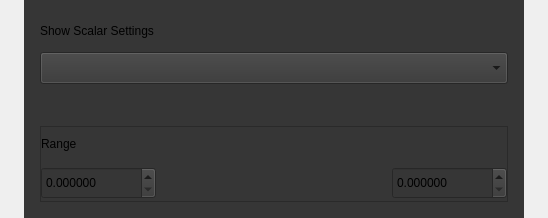
<?xml version="1.0" encoding="UTF-8"?>
<ui version="4.0">
 <class>FJColorStripeSettingsSingleScalar</class>
 <widget class="QWidget" name="FJColorStripeSettingsSingleScalar">
  <property name="geometry">
   <rect>
    <x>0</x>
    <y>0</y>
    <width>548</width>
    <height>218</height>
   </rect>
  </property>
  <property name="windowTitle">
   <string>Dialog</string>
  </property>
  <layout class="QVBoxLayout" name="verticalLayout_3">
   <property name="leftMargin">
    <number>24</number>
   </property>
   <property name="topMargin">
    <number>0</number>
   </property>
   <property name="rightMargin">
    <number>24</number>
   </property>
   <property name="bottomMargin">
    <number>0</number>
   </property>
   <item>
    <widget class="QWidget" name="widget" native="true">
     <property name="minimumSize">
      <size>
       <width>500</width>
       <height>0</height>
      </size>
     </property>
     <property name="maximumSize">
      <size>
       <width>500</width>
       <height>16777215</height>
      </size>
     </property>
     <property name="styleSheet">
      <string notr="true">background-color: #363636;</string>
     </property>
     <layout class="QVBoxLayout" name="verticalLayout_2">
      <property name="leftMargin">
       <number>16</number>
      </property>
      <property name="topMargin">
       <number>16</number>
      </property>
      <property name="rightMargin">
       <number>16</number>
      </property>
      <property name="bottomMargin">
       <number>16</number>
      </property>
      <item>
       <layout class="QHBoxLayout" name="horizontalLayout_2">
        <item>
         <widget class="QLabel" name="label">
          <property name="minimumSize">
           <size>
            <width>0</width>
            <height>30</height>
           </size>
          </property>
          <property name="maximumSize">
           <size>
            <width>16777215</width>
            <height>30</height>
           </size>
          </property>
          <property name="text">
           <string>Show Scalar Settings</string>
          </property>
         </widget>
        </item>
        <item>
         <spacer name="horizontalSpacer">
          <property name="orientation">
           <enum>Qt::Horizontal</enum>
          </property>
          <property name="sizeHint" stdset="0">
           <size>
            <width>40</width>
            <height>20</height>
           </size>
          </property>
         </spacer>
        </item>
       </layout>
      </item>
      <item>
       <widget class="QComboBox" name="comboBox">
        <property name="minimumSize">
         <size>
          <width>0</width>
          <height>32</height>
         </size>
        </property>
        <property name="maximumSize">
         <size>
          <width>16777215</width>
          <height>32</height>
         </size>
        </property>
       </widget>
      </item>
      <item>
       <widget class="QWidget" name="widget_bar" native="true">
        <property name="minimumSize">
         <size>
          <width>0</width>
          <height>30</height>
         </size>
        </property>
        <property name="maximumSize">
         <size>
          <width>16777215</width>
          <height>30</height>
         </size>
        </property>
       </widget>
      </item>
      <item>
       <widget class="QFrame" name="frame">
        <property name="frameShape">
         <enum>QFrame::StyledPanel</enum>
        </property>
        <property name="frameShadow">
         <enum>QFrame::Raised</enum>
        </property>
        <layout class="QVBoxLayout" name="verticalLayout">
         <property name="leftMargin">
          <number>0</number>
         </property>
         <property name="topMargin">
          <number>0</number>
         </property>
         <property name="rightMargin">
          <number>0</number>
         </property>
         <property name="bottomMargin">
          <number>0</number>
         </property>
         <item>
          <layout class="QHBoxLayout" name="horizontalLayout_3">
           <item>
            <widget class="QLabel" name="label_range">
             <property name="minimumSize">
              <size>
               <width>0</width>
               <height>30</height>
              </size>
             </property>
             <property name="maximumSize">
              <size>
               <width>16777215</width>
               <height>30</height>
              </size>
             </property>
             <property name="text">
              <string>Range</string>
             </property>
            </widget>
           </item>
           <item>
            <spacer name="horizontalSpacer_2">
             <property name="orientation">
              <enum>Qt::Horizontal</enum>
             </property>
             <property name="sizeHint" stdset="0">
              <size>
               <width>40</width>
               <height>20</height>
              </size>
             </property>
            </spacer>
           </item>
          </layout>
         </item>
         <item>
          <layout class="QHBoxLayout" name="horizontalLayout">
           <property name="spacing">
            <number>12</number>
           </property>
           <item>
            <widget class="QDoubleSpinBox" name="spinBox_min">
             <property name="minimumSize">
              <size>
               <width>115</width>
               <height>32</height>
              </size>
             </property>
             <property name="maximumSize">
              <size>
               <width>115</width>
               <height>32</height>
              </size>
             </property>
             <property name="decimals">
              <number>6</number>
             </property>
             <property name="singleStep">
              <double>0.050000000000000</double>
             </property>
            </widget>
           </item>
           <item>
            <widget class="FJDoubleSlider" name="horizontalSlider" native="true"/>
           </item>
           <item>
            <widget class="QDoubleSpinBox" name="spinBox_max">
             <property name="minimumSize">
              <size>
               <width>115</width>
               <height>32</height>
              </size>
             </property>
             <property name="maximumSize">
              <size>
               <width>115</width>
               <height>32</height>
              </size>
             </property>
             <property name="decimals">
              <number>6</number>
             </property>
             <property name="singleStep">
              <double>0.050000000000000</double>
             </property>
            </widget>
           </item>
          </layout>
         </item>
        </layout>
       </widget>
      </item>
     </layout>
    </widget>
   </item>
  </layout>
 </widget>
 <customwidgets>
  <customwidget>
   <class>FJDoubleSlider</class>
   <extends>QWidget</extends>
   <header>fjdoubleslider.h</header>
   <container>1</container>
  </customwidget>
 </customwidgets>
 <resources/>
 <connections/>
</ui>
